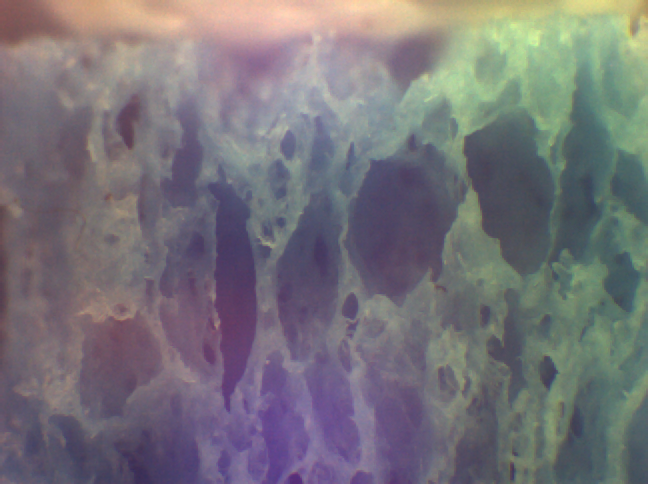
#> input picture Image Analysis/3_code/3_isolating one pore/0.png, 648 x 484 px; its folder holds 4 pictures in this run
$ python z1-labelImages.py
#> lines starting #> are read from the running program, lines starting #| are printed output that depends on the picture; after the words box and inside, x2 and y2 are one past the last pixel; in counts of white or black regions, pixels touching at a corner belong together
from PIL import Image, ImageFilter
import numpy as np
from matplotlib import pyplot as plt
import skimage

frames = []

for i in range(0, 15):
    im = Image.open(str(i) + ".png").convert('L')
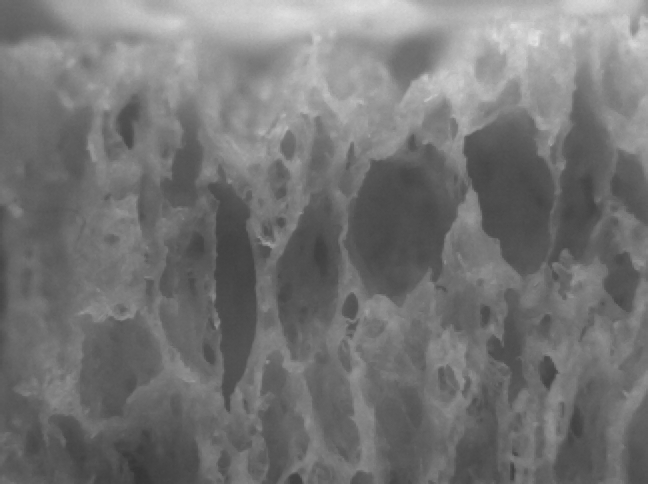
#> im: PIL image 648x484 L; min 52, max 226, mean 116.5
    im = im.filter(ImageFilter.GaussianBlur(radius=3))
    backgroundlight = im.filter(ImageFilter.GaussianBlur(radius=50))
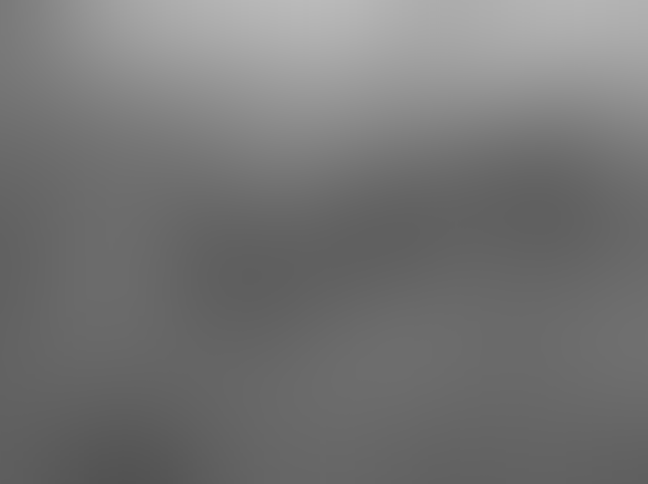
#> backgroundlight: PIL image 648x484 L; min 82, max 186, mean 116.6

    imdata = np.asarray(im.getdata()).reshape((im.height, im.width))
    bglightdata = np.asarray(backgroundlight.getdata()).reshape((im.height, im.width))
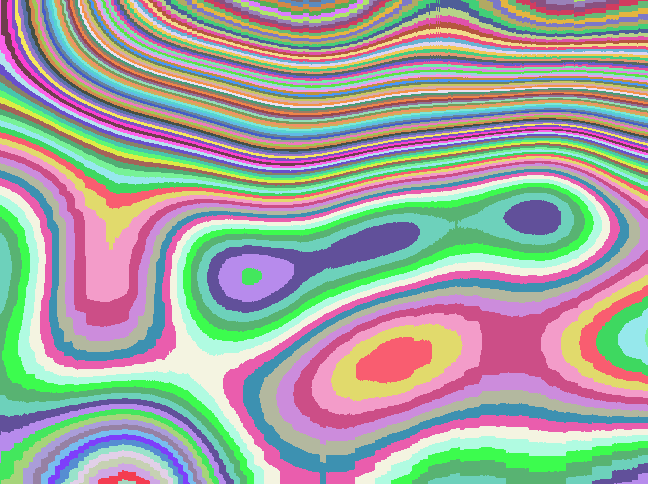
#> bglightdata: shape (484, 648) int64; 105 distinct labels, from 82 to 186; one colour per label, 0 black

    rectifiedIm = bglightdata - imdata
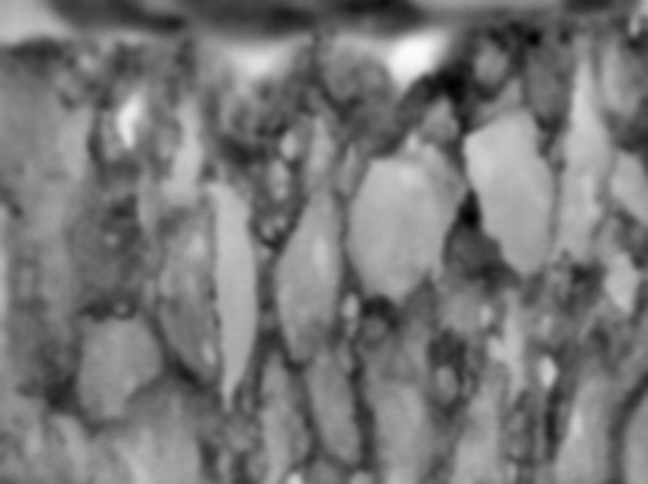
#> rectifiedIm: shape (484, 648) int64; min -47, max 53, mean 0.1; drawn with min black and max white
    rectifiedIm = (rectifiedIm > 10)
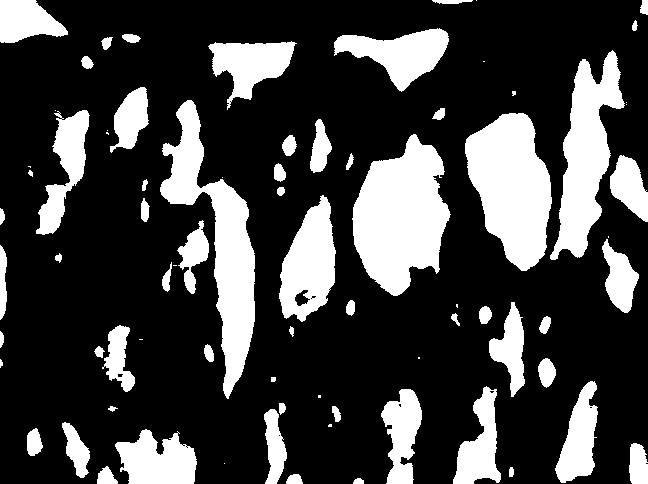
#> rectifiedIm: shape (484, 648) bool; 25.3% white; 78 white regions (19 under 20 px)

    labeled = skimage.measure.label(rectifiedIm)
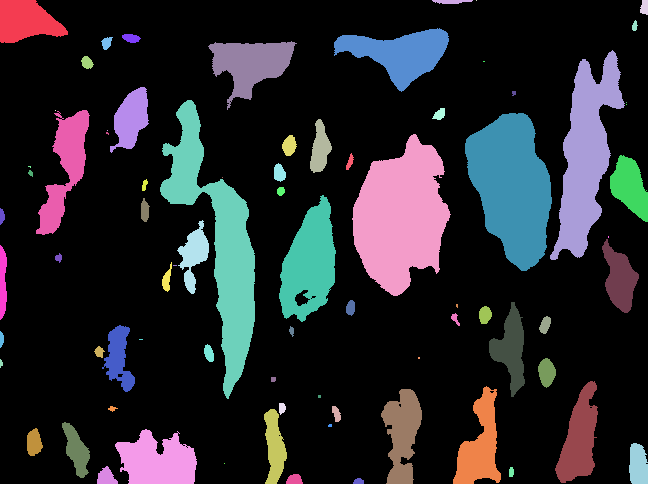
#> labeled: shape (484, 648) int32; 79 distinct labels, from 0 to 78; one colour per label, 0 black
    regions = skimage.measure.regionprops(labeled)
#> regions = 78 regions; largest, box (x1, y1, x2, y2) and area: (352, 134, 451, 296) 10493, (160, 100, 255, 399) 9292, (465, 113, 552, 271) 9226, (550, 50, 625, 260) 7332, (279, 195, 336, 322) 4546

    #Find the region with the largest area
    areas = [r.area for r in regions]
#> areas = 78 values, max 10493 at index 24, min 1 at index 2, mean 1016
    largestIndex = np.argmax(areas)
#> largestIndex = 24


    print(len(regions))
#| 78

    newIm = Image.fromarray(rectifiedIm)
#> newIm: PIL image 648x484 1; 25.3% white; 78 white regions (19 under 20 px), largest, box (x1, y1, x2, y2) and area: (352, 134, 451, 296) 10493, (160, 100, 255, 399) 9292, (465, 113, 552, 271) 9226


    frames.append(newIm.convert('P'))
#> pass 2 of the loop `for i in range(0, 15):`:
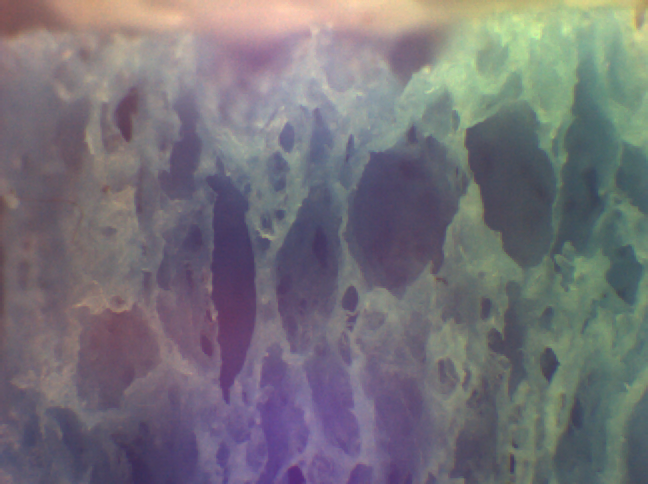
#> input picture Image Analysis/3_code/3_isolating one pore/1.png, 648 x 484 px
#> `bglightdata = np.asarray(backgroundlight.getdata()).reshape((im.height..`:
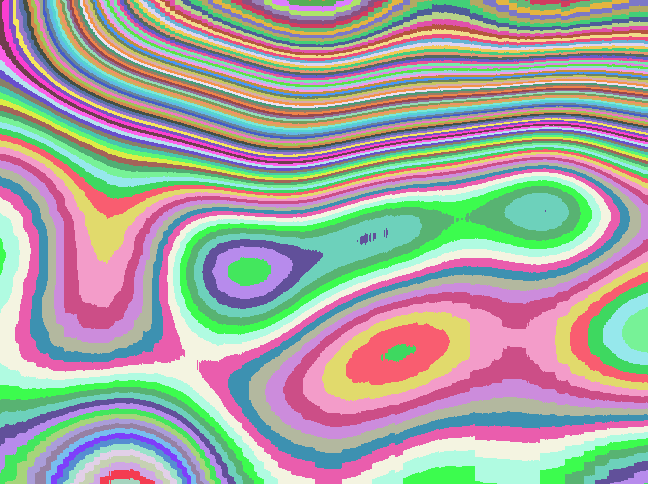
#> bglightdata: shape (484, 648) int64; 103 distinct labels, from 81 to 183; one colour per label, 0 black
#> `labeled = skimage.measure.label(rectifiedIm)`:
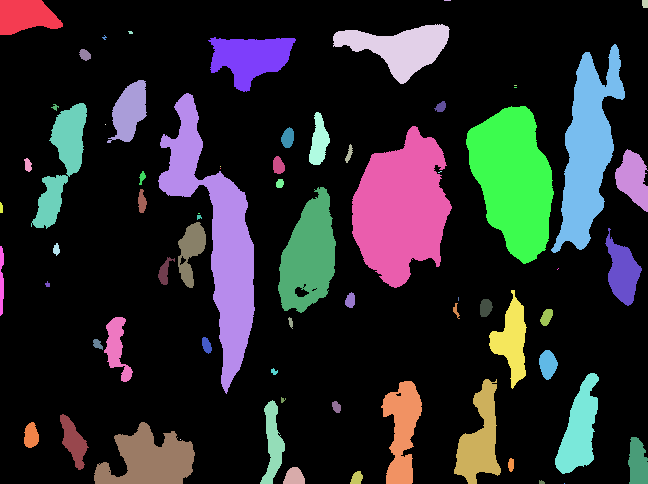
#> labeled: shape (484, 648) int32; 71 distinct labels, from 0 to 70; one colour per label, 0 black
#> regions = 70 regions; largest, box (x1, y1, x2, y2) and area: (352, 126, 452, 288) 10703, (158, 93, 255, 394) 9664, (466, 106, 554, 264) 9220, (551, 44, 625, 253) 7266, (278, 187, 336, 313) 4717
#> areas = 70 values, max 10703 at index 19, min 1 at index 18, mean 1122.4
#> largestIndex = 19
#| 70
#> newIm: PIL image 648x484 1; 25.1% white; 70 white regions (17 under 20 px), largest, box (x1, y1, x2, y2) and area: (352, 126, 452, 288) 10703, (158, 93, 255, 394) 9664, (466, 106, 554, 264) 9220
#> (the run stopped early here; a loop or call above may not have finished)
